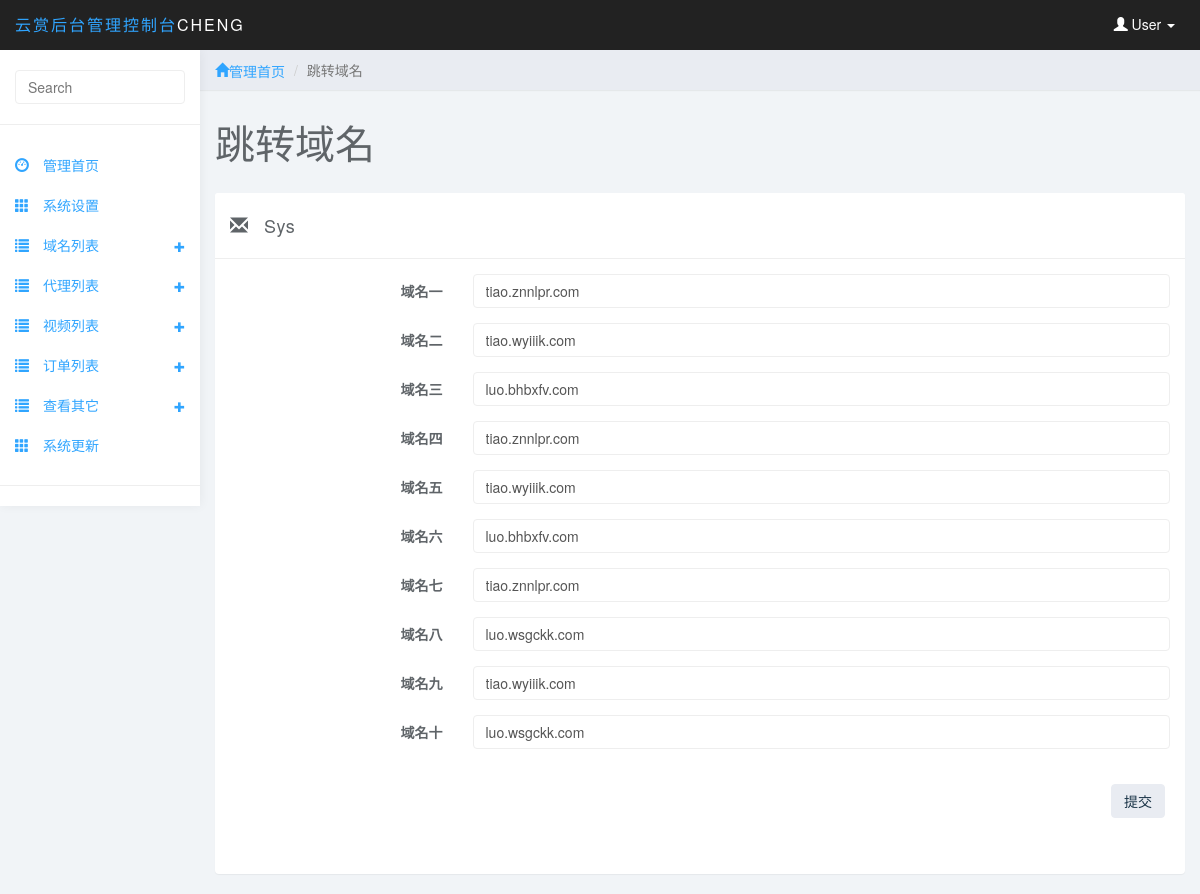
The page /adminfywl/tzurl.php (signed in) on the database its author committed.
### tables this page shows
CREATE TABLE IF NOT EXISTS `fengyunwl_admin` (
  `a_name` varchar(255) DEFAULT NULL,
  `a_password` varchar(255) DEFAULT NULL,
  `ID` int(11) NOT NULL AUTO_INCREMENT,
  PRIMARY KEY (`ID`)
);

CREATE TABLE IF NOT EXISTS `fengyunwl_system` (
  `ID` int(11) NOT NULL AUTO_INCREMENT,
  `s_userupload` int(11) DEFAULT NULL,
  `s_pc` int(11) DEFAULT NULL,
  `s_suiji` int(11) DEFAULT '0',
  `s_api` longtext,
  `s_mintxje` double DEFAULT NULL,
  `s_maxtxje` double DEFAULT NULL,
  `s_maxtxcs` int(11) DEFAULT NULL,
  `s_txsxf` double DEFAULT NULL,
  `s_name` longtext,
  `s_sname` longtext,
  `s_content` longtext,
  `s_domain` longtext,
  `s_domains` longtext,
  `s_tzdomain1` longtext,
  `s_tzdomain2` longtext,
  `s_tzdomain3` longtext,
  `s_tzdomain4` longtext,
  `s_tzdomain5` longtext,
  `s_tzdomain6` longtext,
  `s_tzdomain7` longtext,
  `s_tzdomain8` longtext,
  `s_tzdomain9` longtext,
  `s_tzdomain10` longtext,
  `s_hezi` int(11) DEFAULT NULL,
  `s_fangfengurl` longtext,
  `s_tichengset` int(11) DEFAULT NULL,
  `s_morenticheng` double DEFAULT NULL,
  `s_banben` double DEFAULT NULL,
  `s_dingshi` int(11) DEFAULT NULL,
  `s_tzweiba` longtext,
  `s_notice` longtext,
  `s_dailiprice` decimal(8,2) NOT NULL,
  `s_wapnotice` longtext,
  `s_sort` int(11) DEFAULT NULL,
  PRIMARY KEY (`ID`)
);

### system/config.php (called while the page is built, shortened)
<?php
 $result = mysql_query('select * from '.flag.'system where id = 1');
$row = mysql_fetch_array($result);
$site_tzdomain1 = $row['s_tzdomain1'];
$site_tzdomain2 = $row['s_tzdomain2'];
$site_tzdomain3 = $row['s_tzdomain3'];
$site_tzdomain4 = $row['s_tzdomain4'];
$site_tzdomain5 = $row['s_tzdomain5'];
$site_tzdomain6 = $row['s_tzdomain6'];
$site_tzdomain7 = $row['s_tzdomain7'];
$site_tzdomain8 = $row['s_tzdomain8'];
$site_tzdomain9 = $row['s_tzdomain9'];
$site_tzdomain10 = $row['s_tzdomain10'];
$result = mysql_query('select * from '.flag.'admin where id = 1  ');
$row = mysql_fetch_array($result);
$a_name = $row['a_name'];
?>

### system/inc.php (called while the page is built, shortened)
<?php
 require_once('config.php');
?>

### adminfywl/tzurl.php (the view, shortened to what this page needs)
<?
include('../system/inc.php');
$nav='tzurl';
					?>
<!DOCTYPE html>
<html>
<head>
<link href="css/bootstrap.min.css" rel="stylesheet">
<link href="css/datepicker3.css" rel="stylesheet">
<link href="css/styles.css" rel="stylesheet">
 <link rel="stylesheet" href="../editor/themes/default/default.css" />
<meta http-equiv="Content-Type" content="text/html; charset=utf-8"></head>
<body>
	<? include('header.php');?>
	<? include('left.php');?>
	<div class="col-sm-9 col-sm-offset-3 col-lg-10 col-lg-offset-2 main">
		<div class="row">
			<ol class="breadcrumb">
				<li><a href="admin_index.php"><span class="glyphicon glyphicon-home">管理首页</span></a></li>
				<li class="active">跳转域名</li>
			</ol>
		</div>
		<div class="row">
			<div class="col-lg-12">
<h1 class="page-header">跳转域名</h1>			</div>
		</div>
		<div class="row">
			<div class="col-md-12">
				<div class="panel panel-default">
					<div class="panel-heading"><span class="glyphicon glyphicon-envelope"></span> Sys</div>
					<div class="panel-body">
						<form class="form-horizontal" action="" method="post">
							<fieldset>
								<div class="form-group">
									<label class="col-md-3 control-label" for="name">域名一</label>
									<div class="col-md-9">
						  			                <input name="s_tzdomain1" type="text"  class="form-control"   id="domain" value="<? echo $site_tzdomain1?>" placeholder="跳转域名一">
				</div>
								</div>
								<div class="form-group">
									<label class="col-md-3 control-label" for="name">域名二</label>
									<div class="col-md-9">
			                <input name="s_tzdomain2" type="text" class="form-control" id="domain" value="<? echo $site_tzdomain2?>" placeholder="跳转域名二">
					</div>
								</div>
								<div class="form-group">
									<label class="col-md-3 control-label" for="name">域名三</label>
									<div class="col-md-9">
      			                <input name="s_tzdomain3" type="text" class="form-control" id="domain" value="<? echo $site_tzdomain3?>" placeholder="跳转域名三">
								</div>
								</div>
								<div class="form-group">
									<label class="col-md-3 control-label" for="name">域名四</label>
									<div class="col-md-9">
					                <input name="s_tzdomain4" type="text" class="form-control" id="domain" value="<? echo $site_tzdomain4?>" placeholder="跳转域名四">
								</div>
								</div>
								<div class="form-group">
									<label class="col-md-3 control-label" for="name">域名五</label>
									<div class="col-md-9">
			                <input name="s_tzdomain5" type="text" class="form-control" id="domain" value="<? echo $site_tzdomain5?>" placeholder="跳转域名五">
		</div>
								</div>
								<div class="form-group">
									<label class="col-md-3 control-label" for="name">域名六</label>
									<div class="col-md-9">
			                <input name="s_tzdomain6" type="text" class="form-control" id="domain" value="<? echo $site_tzdomain6?>" placeholder="跳转域名六">
		</div>
								</div>
								<div class="form-group">
									<label class="col-md-3 control-label" for="name">域名七</label>
									<div class="col-md-9">
			                <input name="s_tzdomain7" type="text" class="form-control" id="domain" value="<? echo $site_tzdomain7?>" placeholder="跳转域名七">
		</div>
								</div>
								<div class="form-group">
									<label class="col-md-3 control-label" for="name">域名八</label>
									<div class="col-md-9">
			                <input name="s_tzdomain8" type="text" class="form-control" id="domain" value="<? echo $site_tzdomain8?>" placeholder="跳转域名八">
		</div>
								</div>
								<div class="form-group">
									<label class="col-md-3 control-label" for="name">域名九</label>
									<div class="col-md-9">
			                <input name="s_tzdomain9" type="text" class="form-control" id="domain" value="<? echo $site_tzdomain9?>" placeholder="跳转域名九">
		</div>
								</div>
								<div class="form-group">
									<label class="col-md-3 control-label" for="name">域名十</label>
									<div class="col-md-9">
			                <input name="s_tzdomain10" type="text" class="form-control" id="domain" value="<? echo $site_tzdomain10?>" placeholder="跳转域名十">
		</div>
								</div>
								<div class="form-group">
									<div class="col-md-12 widget-right">
										<button type="submit" class="btn btn-default btn-md pull-right">提交</button>
									</div>
								</div>
							</fieldset>
						</form>
					</div>
				</div>
		  </div>
        </div>
	</div>
</body>
</html>

### adminfywl/header.php (shortened to what this page needs)
<nav class="navbar navbar-inverse navbar-fixed-top" role="navigation">
		<div class="container-fluid">
			<div class="navbar-header">
				<a class="navbar-brand" href="#"><span>云赏后台管理控制台</span><?=$a_name?></a>
				<ul class="user-menu">
					<li class="dropdown pull-right">
						<a href="#" class="dropdown-toggle" data-toggle="dropdown"><span class="glyphicon glyphicon-user"></span> User <span class="caret"></span></a>
					</li>
				</ul>
			</div>
		</div>
	</nav>

### adminfywl/left.php (shortened to what this page needs)
<div id="sidebar-collapse" class="col-sm-3 col-lg-2 sidebar">
		<form role="search">
			<div class="form-group">
				<input type="text" class="form-control"    name="key" placeholder="Search">
			</div>
		</form>
		<ul class="nav menu">
			<li class="<? if ($nav=='home') {echo 'active';}?>"><a href="admin_index.php"><span class="glyphicon glyphicon-dashboard"></span> 管理首页</a></li>
			<li class="<? if ($nav=='sys') {echo 'active';}?>"><a href="sys.php"><span class="glyphicon glyphicon-th"></span> 系统设置</a></li>
 	<li class="parent ">
				<a  data-toggle="collapse" href="#sub-item-1">
					<span class="glyphicon glyphicon-list"></span> 域名列表 <span data-toggle="collapse" href="#sub-item-1" class="icon pull-right"><em class="glyphicon glyphicon-s glyphicon-plus"></em></span>
				</a>
			</li>
				<li class="parent ">
				<a  data-toggle="collapse" href="#sub-item-2">
					<span class="glyphicon glyphicon-list"></span> 代理列表 <span data-toggle="collapse" href="#sub-item-2" class="icon pull-right"><em class="glyphicon glyphicon-s glyphicon-plus"></em></span>
				</a>
			</li>
				<li class="parent ">
				<a  data-toggle="collapse" href="#sub-item-3">
					<span class="glyphicon glyphicon-list"></span> 视频列表 <span data-toggle="collapse" href="#sub-item-3" class="icon pull-right"><em class="glyphicon glyphicon-s glyphicon-plus"></em></span>
				</a>
			</li>
		<li class="parent ">
				<a   data-toggle="collapse" href="#sub-item-4">
					<span class="glyphicon glyphicon-list"></span> 订单列表 <span data-toggle="collapse" href="#sub-item-4" class="icon pull-right"><em class="glyphicon glyphicon-s glyphicon-plus"></em></span>
				</a>
			</li>
				<li class="parent ">
				<a  data-toggle="collapse" href="#sub-item-5">
					<span class="glyphicon glyphicon-list"></span> 查看其它 <span data-toggle="collapse" href="#sub-item-5" class="icon pull-right"><em class="glyphicon glyphicon-s glyphicon-plus"></em></span>
				</a>
			</li>
 			 			<li class="<? if ($nav=='update') {echo 'active';}?>"><a href="update.php"><span class="glyphicon glyphicon-th"></span> 系统更新</a></li>
			<li role="presentation" class="divider"></li>
 		</ul>
	</div>

### adminfywl/css/styles.css (style rules this page uses)
body { background: #f1f4f7; padding-top: 50px; color: #5f6468; }
a, a:hover, a:focus { color: #30a5ff; }
h1, h2, h3, h4, h5, h6 { color: #5f6468; }
h1 { font-weight: 300; font-size: 40px; }
.glyphicon-s { font-size: 0.75em; }
.form-control { border: 1px solid #eee; box-shadow: none; }
.navbar-header .navbar-brand { color: #fff; font-size: 16px; text-transform: uppercase; font-weight: 500; letter-spacing: 2px; }
.navbar-header .navbar-brand span { color: #30a5ff; }
.btn-default, .btn-default:hover, .btn-default:focus, .btn-default:active, .btn-default.active, .open > .dropdown-toggle.btn-default, .btn-default.disabled, .btn-default[disabled], fieldset[disabled] .btn-default, .btn-default.disabled:hover, .btn-default[disabled]:hover, fieldset[disabled] .btn-default:hover, .btn-default.disabled:focus, .btn-default[disabled]:focus, fieldset[disabled] .btn-default:focus, .btn-default.disabled:active, .btn-default[disabled]:active, fieldset[disabled] .btn-default:active, .btn-default.disabled.active, .btn-default[disabled].active, fieldset[disabled] .btn-default.active { background-color: #e9ecf2; border-color: #e9ecf2; color: #1b3548; }
.panel { border: 0; }
.panel-heading { font-size: 18px; font-weight: 300; letter-spacing: 0.025em; height: 66px; line-height: 45px; }
.panel-default .panel-heading { background: #fff; border-bottom: 1px solid #eee; color: #5f6468; }
.widget-right { text-align: left; line-height: 1.6em; margin: 0px; padding: 20px; height: 80px; color: #999; font-weight: 300; background: #fff; border-top-right-radius: 4px; border-bottom-right-radius: 4px; }
.navbar { border: 0; }
.user-menu { display: inline-block; margin-top: 14px; margin-right: 10px; float: right; list-style: none; padding: 0; }
.user-menu a { color: #fff; }
.sidebar { display: block; background-color: #fff; padding: 0; display: none; }
.sidebar form { padding: 20px 15px 5px 15px; border-bottom: 1px solid #eee; margin-bottom: 20px; }
@media (min-width: 768px) { .sidebar { display: block; position: fixed; top: 50px; bottom: 0; left: 0; z-index: 1000; display: block; margin: 0; padding: 0; overflow-x: hidden; overflow-y: auto; background-color: #fff; box-shadow: 1px 0px 10px rgba(0, 0, 0, .05); } }
@media (min-width: 768px) { .navbar-header { width: 100%; } }
.sidebar span.glyphicon { margin-right: 10px; }
.sidebar ul.nav li.divider { border-bottom: 1px solid #eee; margin: 20px 0; }
.breadcrumb { border-radius: 0; padding: 10px 15px; background: #e9ecf2; box-shadow: 0 1px 1px rgba(0, 0, 0, .05); margin: 0 ; }
h1.page-header { margin-top: 30px; border-bottom: 0; }
.panel-heading .glyphicon { margin-right: 10px; }

### rows shown on the page
fengyunwl_admin: a_name "CHENG"
fengyunwl_system: s_tzdomain1 "tiao.znnlpr.com", s_tzdomain2 "tiao.wyiiik.com", s_tzdomain3 "luo.bhbxfv.com", s_tzdomain4 "tiao.znnlpr.com", s_tzdomain5 "tiao.wyiiik.com", s_tzdomain6 "luo.bhbxfv.com", s_tzdomain7 "tiao.znnlpr.com", s_tzdomain8 "luo.wsgckk.com", s_tzdomain9 "tiao.wyiiik.com", s_tzdomain10 "luo.wsgckk.com"
